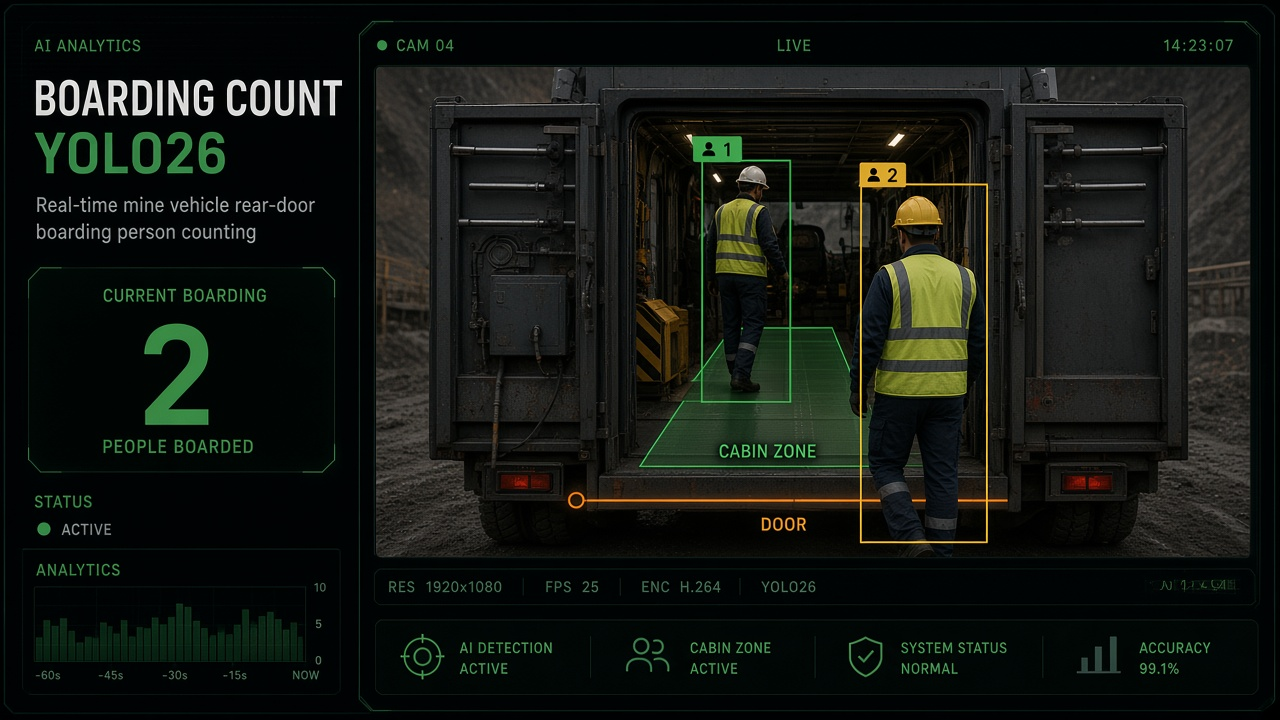
#> input picture frontend/src/assets/skills/boarding_detector.png, 1280 x 720 px
$ python -i gmc.py   (imports and definitions only)
#> lines starting #> are read from the running program, lines starting #| are printed output that depends on the picture
#> further down, picture is the input picture: shape (720, 1280, 3); mean B, G, R 18.1, 22.8, 19.2
# Ultralytics YOLO 🚀, AGPL-3.0 license

import copy

import cv2
import numpy as np


class GMC:
    """
    Generalized Motion Compensation (GMC) class for tracking and object detection in video frames.

    This class provides methods for tracking and detecting objects based on several tracking algorithms including ORB,
    SIFT, ECC, and Sparse Optical Flow. It also supports downscaling of frames for computational efficiency.

    Attributes:
        method (str): The method used for tracking. Options include 'orb', 'sift', 'ecc', 'sparseOptFlow', 'none'.
        downscale (int): Factor by which to downscale the frames for processing.
        prevFrame (np.ndarray): Stores the previous frame for tracking.
        prevKeyPoints (list): Stores the keypoints from the previous frame.
        prevDescriptors (np.ndarray): Stores the descriptors from the previous frame.
        initializedFirstFrame (bool): Flag to indicate if the first frame has been processed.

    Methods:
        __init__(self, method='sparseOptFlow', downscale=2): Initializes a GMC object with the specified method
                                                              and downscale factor.
        apply(self, raw_frame, detections=None): Applies the chosen method to a raw frame and optionally uses
                                                 provided detections.
        applyEcc(self, raw_frame, detections=None): Applies the ECC algorithm to a raw frame.
        applyFeatures(self, raw_frame, detections=None): Applies feature-based methods like ORB or SIFT to a raw frame.
        applySparseOptFlow(self, raw_frame, detections=None): Applies the Sparse Optical Flow method to a raw frame.
    """

    def __init__(self, method: str = "sparseOptFlow", downscale: int = 2) -> None:
        """
        Initialize a video tracker with specified parameters.

        Args:
            method (str): The method used for tracking. Options include 'orb', 'sift', 'ecc', 'sparseOptFlow', 'none'.
            downscale (int): Downscale factor for processing frames.
        """
        super().__init__()

        self.method = method
        self.downscale = max(1, downscale)

        if self.method == "orb":
            self.detector = cv2.FastFeatureDetector_create(20)
            self.extractor = cv2.ORB_create()
            self.matcher = cv2.BFMatcher(cv2.NORM_HAMMING)

        elif self.method == "sift":
            self.detector = cv2.SIFT_create(nOctaveLayers=3, contrastThreshold=0.02, edgeThreshold=20)
            self.extractor = cv2.SIFT_create(nOctaveLayers=3, contrastThreshold=0.02, edgeThreshold=20)
            self.matcher = cv2.BFMatcher(cv2.NORM_L2)

        elif self.method == "ecc":
            number_of_iterations = 5000
            termination_eps = 1e-6
            self.warp_mode = cv2.MOTION_EUCLIDEAN
            self.criteria = (cv2.TERM_CRITERIA_EPS | cv2.TERM_CRITERIA_COUNT, number_of_iterations, termination_eps)

        elif self.method == "sparseOptFlow":
            self.feature_params = dict(
                maxCorners=1000, qualityLevel=0.01, minDistance=1, blockSize=3, useHarrisDetector=False, k=0.04
            )

        elif self.method in {"none", "None", None}:
            self.method = None
        else:
            raise ValueError(f"Error: Unknown GMC method:{method}")

        self.prevFrame = None
        self.prevKeyPoints = None
        self.prevDescriptors = None
        self.initializedFirstFrame = False

    def apply(self, raw_frame: np.array, detections: list = None) -> np.array:
        """
        Apply object detection on a raw frame using specified method.

        Args:
            raw_frame (np.ndarray): The raw frame to be processed.
            detections (list): List of detections to be used in the processing.

        Returns:
            (np.ndarray): Processed frame.

        Examples:
            >>> gmc = GMC()
            >>> gmc.apply(np.array([[1, 2, 3], [4, 5, 6]]))
            array([[1, 2, 3],
                   [4, 5, 6]])
        """
        if self.method in {"orb", "sift"}:
            return self.applyFeatures(raw_frame, detections)
        elif self.method == "ecc":
            return self.applyEcc(raw_frame)
        elif self.method == "sparseOptFlow":
            return self.applySparseOptFlow(raw_frame)
        else:
            return np.eye(2, 3)

    # [187 lines left out: functions applyEcc, applyFeatures, not called in this run]

    def applySparseOptFlow(self, raw_frame: np.array) -> np.array:
        """
        Apply Sparse Optical Flow method to a raw frame.

        Args:
            raw_frame (np.ndarray): The raw frame to be processed.

        Returns:
            (np.ndarray): Processed frame.

        Examples:
            >>> gmc = GMC()
            >>> gmc.applySparseOptFlow(np.array([[1, 2, 3], [4, 5, 6]]))
            array([[1, 2, 3],
                   [4, 5, 6]])
        """
        height, width, _ = raw_frame.shape
#> height = 720; width = 1280
        frame = cv2.cvtColor(raw_frame, cv2.COLOR_BGR2GRAY)
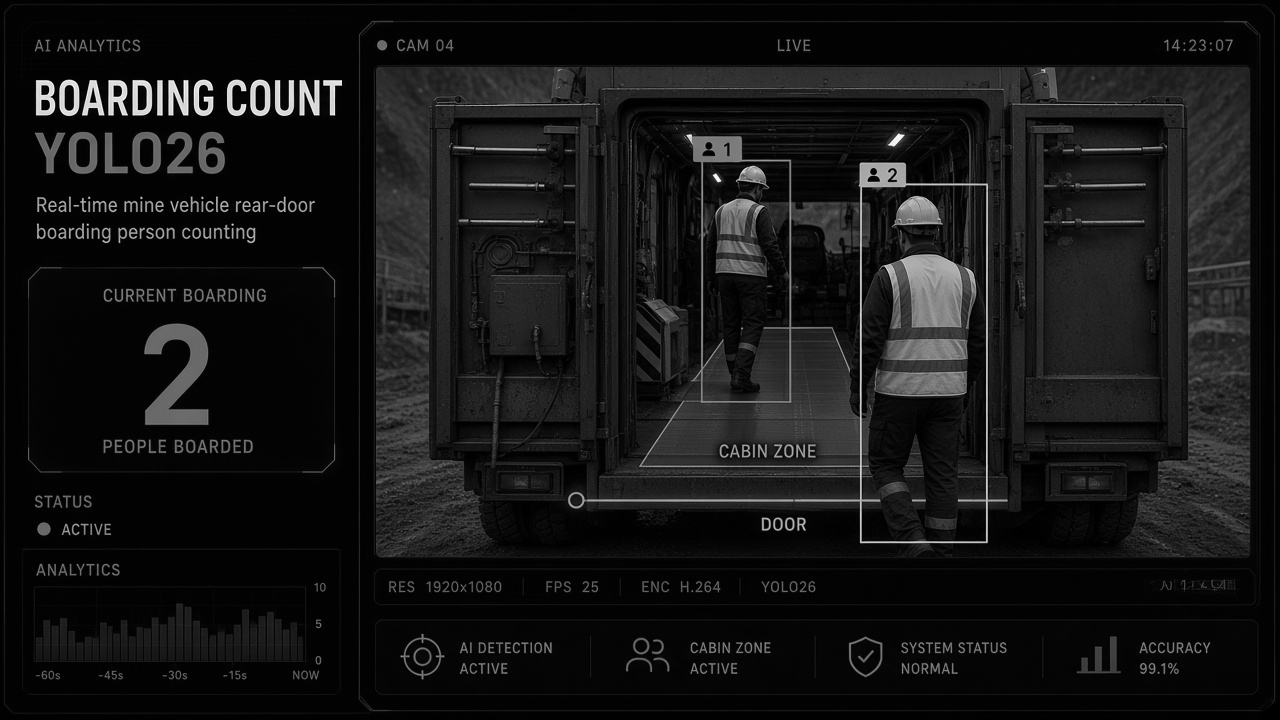
#> frame: shape (720, 1280); min 0, max 255, mean 21.2
        H = np.eye(2, 3)

        # Downscale image
        if self.downscale > 1.0:
            frame = cv2.resize(frame, (width // self.downscale, height // self.downscale))
#> frame: shape (360, 640)

        # Find the keypoints
        keypoints = cv2.goodFeaturesToTrack(frame, mask=None, **self.feature_params)
#> keypoints = 1000 rows, first 8: [170, 41], [158, 40], [102, 49], [145, 40], [92, 40], [138, 40], [122, 52], [162, 41]

        # Handle first frame
        if not self.initializedFirstFrame or self.prevKeyPoints is None:
            self.prevFrame = frame.copy()
            self.prevKeyPoints = copy.copy(keypoints)
#> self.prevKeyPoints has the same summary as keypoints
            self.initializedFirstFrame = True
            return H

        # Find correspondences
        matchedKeypoints, status, _ = cv2.calcOpticalFlowPyrLK(self.prevFrame, frame, self.prevKeyPoints, None)

        # Leave good correspondences only
        prevPoints = []
        currPoints = []

        for i in range(len(status)):
            if status[i]:
                prevPoints.append(self.prevKeyPoints[i])
                currPoints.append(matchedKeypoints[i])

        prevPoints = np.array(prevPoints)
        currPoints = np.array(currPoints)

        # Find rigid matrix
        if (prevPoints.shape[0] > 4) and (prevPoints.shape[0] == prevPoints.shape[0]):
            H, _ = cv2.estimateAffinePartial2D(prevPoints, currPoints, cv2.RANSAC)

            if self.downscale > 1.0:
                H[0, 2] *= self.downscale
                H[1, 2] *= self.downscale
        else:
            print("WARNING: not enough matching points")

        self.prevFrame = frame.copy()
        self.prevKeyPoints = copy.copy(keypoints)

        return H

    # [6 lines left out: function reset_params, not called in this run]

>>> import cv2
>>> picture = cv2.imread('../../../../frontend/src/assets/skills/boarding_detector.png')
>>> result = GMC().apply(picture)
#> result = [[1, 0, 0], [0, 1, 0]]
